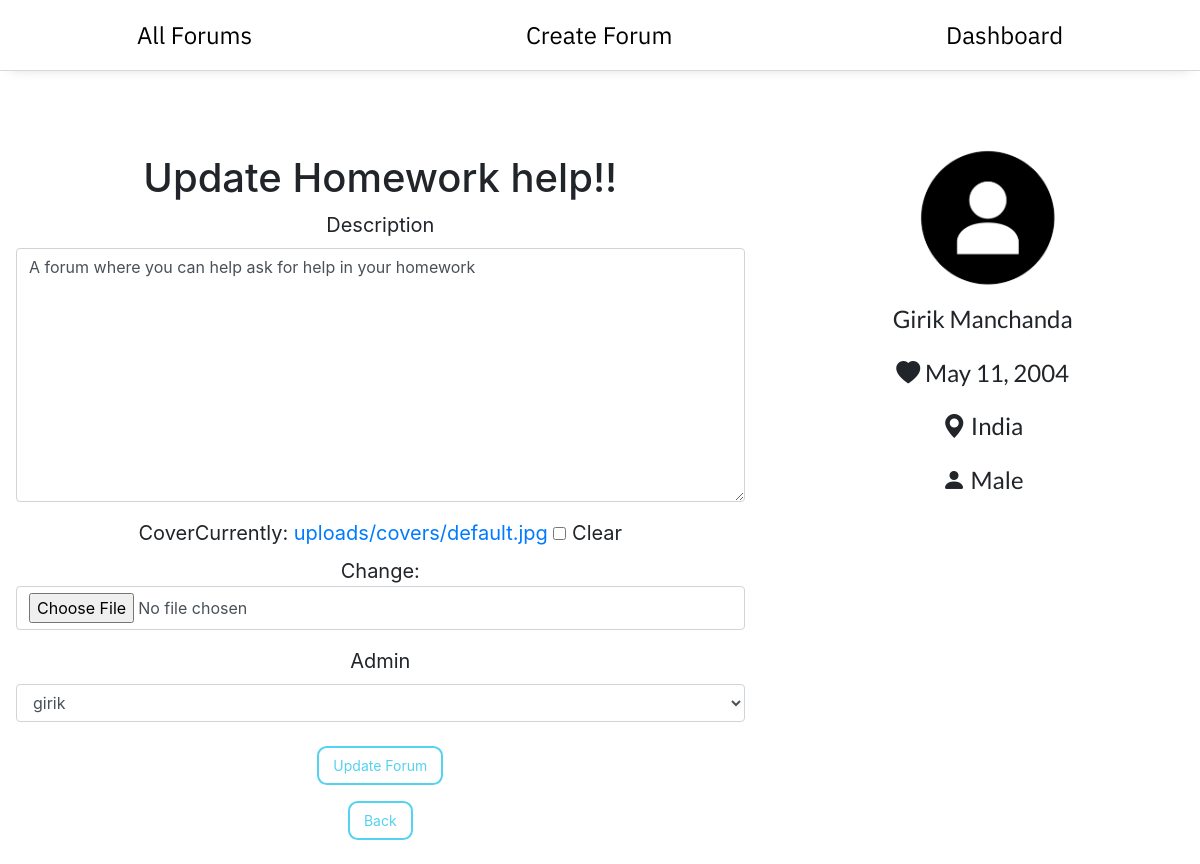
The page /forums/update/homework-help/ (signed in) on the database its author committed.
### forums/models.py (models this page shows, shortened)
class forum(models.Model):
    name = models.CharField(max_length=100)
    description = models.TextField()
    admin = models.ForeignKey(User, related_name='forum_admin', on_delete= models.CASCADE)
    members = models.ManyToManyField(User, through='forum_member')
    cover = models.ImageField(upload_to='uploads/covers', default='uploads/covers/default.jpg', blank=True)
    timestamp = models.DateTimeField(auto_now_add=True)
    slug = models.SlugField(allow_unicode=True, unique=True)
    def __str__(self):
        return self.name
    class Meta():
        ordering = ["-timestamp"]

### dashboard/models.py (models this page shows, shortened)
class user_profile(models.Model):
    user = models.OneToOneField(User, primary_key=True, related_name='profile', on_delete=models.CASCADE)
    name = models.CharField(max_length = 150, null=True)
    profile_picture = models.ImageField(upload_to='uploads/profile_pictures', default='uploads/profile_pictures/default.png')
    background = models.ImageField(upload_to='uploads/profile_background', default='uploads/profile_background/default.jpg')
    GENDER_CHOICES = (
        ('', 'Choose Your Gender'),
        ('Male', 'Male'),
        ('Female', 'Female'),
        ('Rather Not Say', 'Rather Not Say')
    )
    gender = models.CharField(max_length=14, choices=GENDER_CHOICES, null=True)
    birth_date = models.DateField(null=True)
    location = models.CharField(max_length = 150, null=True)

### forums/views.py (the view)
# urls.py: path('update/<str:slug>/', views.update_forum.as_view(), name='update-forum'),
class update_forum(LoginRequiredMixin, UserPassesTestMixin, UpdateView):
    template_name = 'forums/update_forum.html'
    model = models.forum
    form_class = forms.update_forum_form
    def get_form_kwargs(self, **kwargs):
        kwargs = super(update_forum, self).get_form_kwargs(**kwargs)
        kwargs.update({
            "request":self.request,
            "forum":self.get_object(),
        })
        return kwargs
    def test_func(self):
        return self.get_object().admin == self.request.user

### forums/forms.py
class update_forum_form(forms.ModelForm):
    class Meta:
        model = models.forum
        fields = ('description', 'cover', 'admin')
    def __init__(self, *args, **kwargs):
        request = kwargs.pop('request')
        forum = kwargs.pop('forum')
        qs = models.forum.objects.get(name=forum.name)
        super(update_forum_form, self).__init__(*args, **kwargs)
        self.fields['admin'].queryset = qs.members

### templates/forums/update_forum.html (shortened to what this page needs)
{% extends "forums/base.html" %}
{% load static %}
{% load bootstrap4 %}
{% block maincontent %}
<div class="form-balancer">
    <h1>Update {{ forum }}</h1>
    <form method="POST" enctype="multipart/form-data">
        {% bootstrap_form form %}
        <input type="submit" value="Update Forum" class="blue-btn">
    </form>
    <a href="{% url 'forums:detail-forum' slug=forum.slug %}"><button class="blue-btn">Back</button></a>
</div>
{% endblock maincontent %}

### templates/dashboard/snippets/account_rightbar.html
<div class="account-credentials">
    <div class="profile-image-holder"><img src="{{ user.profile.profile_picture.url }}" alt=""></div>
    <div class="right-bar-name">{{ user.profile.name }}</div>
    <div class="right-bar-location"><i class="bi bi-heart-fill"></i> {{ user.profile.birth_date }}</div>
    <div class="right-bar-location"><i class="bi bi-geo-alt-fill"></i> {{ user.profile.location }}</div>
    <div class="right-bar-location"><i class="bi bi-person-fill"></i> {{ user.profile.gender }}</div>
</div>

### static_in_venv/css/forum/style.css (style rules this page uses)
* { box-sizing: border-box; }
body { display:flex; justify-content:center; align-items: center; text-align:center; font-size: 1.5rem; }
.form-balancer { padding: 1rem; font-size: smaller; }
.account-credentials .profile-image-holder { width: 100%; border-radius: 100%; }
.account-credentials .profile-image-holder img { height: auto; width: 10rem; margin-left: 0.7rem; border-radius: 100%; }
.account-credentials .right-bar-name { font-size: 1.5rem; padding: 0.2rem; font-family: 'Lato', sans-serif; text-align: center; }
.account-credentials .right-bar-location { font-size: 1.5rem; padding: 0.2rem; margin: 0.7rem 0; font-family: 'Lato', sans-serif; text-align: center; }

### static_in_venv/css/forum/toolkit.css (style rules this page uses)
.blue-btn { padding: 0.5em 1em; margin: 0.5rem; background: none; color: rgb(83, 210, 241); border: 2px solid; border-radius: 0.7em; font-size: 0.7em; transition: all 0.7s ease-out; }

### rows shown on the page
forum: name "Homework help!!", description "A forum where you can help ask for help in your homework", admin "girik"

### other values the page prints
{{ user.profile.name }} "Girik Manchanda"
{{ user.profile.birth_date }} "May 11, 2004"
{{ user.profile.location }} "India"
{{ user.profile.gender }} "Male"
